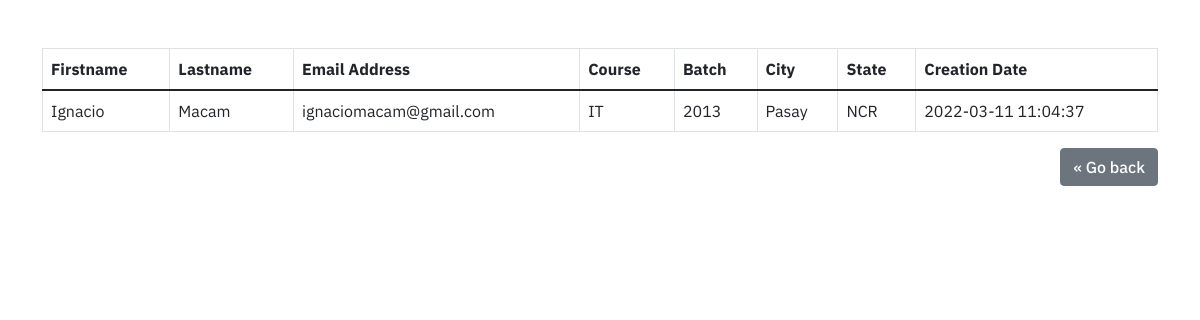
Screenshot of /read.php?id=1 with the database file from the repository.
### tables this page shows
CREATE TABLE `students` (
  `id` int(6) NOT NULL,
  `firstname` varchar(30) NOT NULL,
  `lastname` varchar(30) NOT NULL,
  `email` varchar(70) NOT NULL,
  `course` varchar(30) NOT NULL,
  `batch` int(4) NOT NULL,
  `city` varchar(30) NOT NULL,
  `state` varchar(30) NOT NULL,
  `creation_date` timestamp NOT NULL DEFAULT current_timestamp() ON UPDATE current_timestamp()
);

### read.php (the view, shortened to what this page needs)
<?php
require_once "config.php";
if (isset($_GET["id"]) && !empty(trim($_GET["id"]))) {
  $id = trim($_GET["id"]);
  $sql = "SELECT * FROM students WHERE id = ?";
  if ($stmt = mysqli_prepare($link, $sql)) {
    mysqli_stmt_bind_param($stmt, "i", $id);
    if (mysqli_stmt_execute($stmt)) {
      $result = mysqli_stmt_get_result($stmt);
      if (mysqli_num_rows($result) == 1) {
        $row = mysqli_fetch_array($result, MYSQLI_ASSOC);
        $firstname = $row["firstname"];
        $lastname = $row["lastname"];
        $email = $row["email"];
        $course = $row["course"];
        $batch = $row["batch"];
        $city = $row["city"];
        $state = $row["state"];
        $creation_date = $row["creation_date"];
      } else {
        echo "<script>window.location.href='http://localhost/php_crud/';</script>";
        exit;
      }
    } else {
      echo "Oops! Something went wrong. Please try again later.";
    }
  }
} else {
  echo "<script>window.location.href='http://localhost/php_crud/';</script>";
  exit;
}
?>
<!DOCTYPE html>
<html lang="en">
<head>
  <link href="https://cdn.jsdelivr.net/npm/bootstrap@5.1.3/dist/css/bootstrap.min.css" rel="stylesheet">
  <link rel="stylesheet" href="style.css">
</head>
<body>
  <div class="container">
    <table class="table table-bordered mt-5">
      <thead>
        <tr>
          <th>Firstname</th>
          <th>Lastname</th>
          <th>Email Address</th>
          <th>Course</th>
          <th>Batch</th>
          <th>City</th>
          <th>State</th>
          <th>Creation Date</th>
        </tr>
      </thead>
      <tbody>
        <tr>
          <td><?= ucfirst($firstname); ?></td>
          <td><?= ucfirst($lastname); ?></td>
          <td><?= $email; ?></td>
          <td><?= strtoupper($course); ?></td>
          <td><?= $batch; ?></td>
          <td><?= ucfirst($city); ?></td>
          <td><?= ucfirst($state); ?></td>
          <td><?= $creation_date; ?></td>
        </tr>
      </tbody>
    </table>
    <p class="text-end">
      <a href="./" class="btn btn-secondary">&laquo; Go back</a>
    </p>
  </div>
</body>
</html>

### style.css (style rules this page uses)
body { color: #555; font-family: "IBM Plex Sans", sans-serif; }
.btn { font-weight: 500; }

### rows the page displays
students: firstname "Ignacio", lastname "Macam", email "ignaciomacam@gmail.com", course "IT", batch "2013", city "Pasay", state "NCR", creation_date "2022-03-11 11:04:37"
